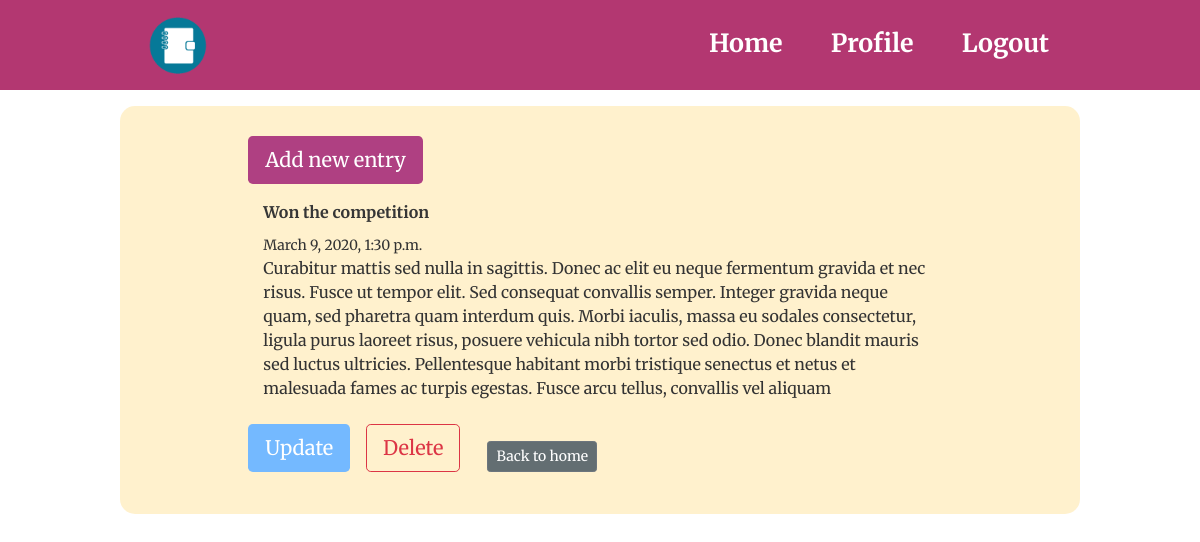
/entry/41/ (signed in), run on the app's committed database.
### entries/models.py (models this page shows, shortened)
class Entry(models.Model):
    title = models.CharField(max_length= 30)
    text = models.TextField(max_length = 500)
    date_posted = models.DateTimeField(auto_now_add=True)
    author = models.ForeignKey(User, on_delete=models.CASCADE)
    class Meta:
        verbose_name_plural= "entries"

### entries/views.py (the view)
# urls.py: path('entry/<int:pk>/', EntryDetailView.as_view(), name='entry-detail'),
class EntryDetailView(DetailView):
    model = Entry

### entries/templates/entries/entry_detail.html (shortened to what this page needs)
{% extends 'entries/base.html' %}
{% load crispy_forms_tags %}
      {% block content %}
      {% if user.is_authenticated %}
    <section class="section">
        <div class="col-md-10 offset-md-1">
            <article class="media">
                <div class="media-content">
                    <div class="">
                        <a class="btn btn-entry btn-lg active" role="button" href="{% url 'entry-create' %}">Add new entry</a>
                    </div>
                </div>
            </article>
            <article class="mb-3">
                <div class="col-12">
                    <div class="content mb-3">
                        <p>
                            <div class='mb-2'>
                                <strong >{{ object.title }}</strong>
                            </div>
                            <div class='mb-2'>
                                <small>{{ object.date_posted }}</small>
                                <br>{{ object.text }}
                            </div>
                        </p>
                    </div>
                </div>
                <a class="btn btn-lg btn-update is-link mr-3 mt-3" href="{% url 'entry-update' object.id %}">Update</a>
                <a class="btn btn-lg btn-outline-danger is-link mr-3 mt-3" href="{% url 'entry-delete' object.id %}">Delete</a>
                <a class="btn btn-secondary btn-return btn-sm" role="button" href="{% url 'home' %}">Back to home</a>
            </article>
        </div>
    </section>
    {% endif %}
    {% endblock %}

### entries/static/main.css (style rules this page uses)
body { background: #ffffff; color: #333333; height: 100%; font-family: 'Merriweather', serif; }
.section { margin: 10px; padding: 10px; }
.btn-entry { background-color: rgb(175, 64, 130); color: white; }
.btn-update { background-color: #74b9ff; color: white; }
.btn-return { background-color: #636e72; position: absolute; bottom: 0; margin: 0 15px; text-align: end; }

### data on the page
Entry: title "Won the competition", date_posted "March 9, 2020, 1:30 p.m.", text "Curabitur mattis sed nulla in sagittis. Donec ac elit eu neque fermentum gravida et nec risus. Fusce ut tempor elit. Sed consequat convallis semper. Integer gravida neque quam, sed pharetra quam interdum quis. Morbi iaculis, massa eu sodales consectetur, ligula purus laoreet risus, posuere vehicula nibh tortor sed odio. Donec blandit mauris sed luctus ultricies. Pellentesque habitant morbi tristique senectus et netus et malesuada fames ac turpis egestas. Fusce arcu tellus, convallis vel aliquam"
